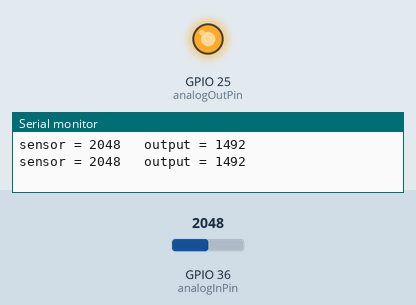
Simulated run of this sketch. Board: ESP32. On the bench: output pins drawn as LEDs (lit = HIGH), the last lines printed to the serial monitor. Inputs (shaded band) come from the test bench; at power-on: GPIO 36 (analogInPin) = 2048.

Above: at 1.8 s.
1.9 s: GPIO 36 (analogInPin) set to 0
At 3.2 s:
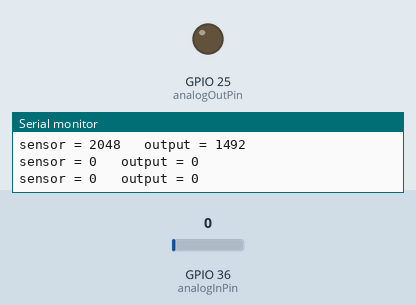
3.5 s: GPIO 36 (analogInPin) set to 491
At 4.9 s:
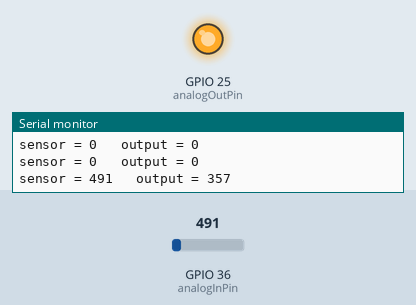
Timing chart, 0 to 6.5 s (numbered marks = the images above; inputs shaded):
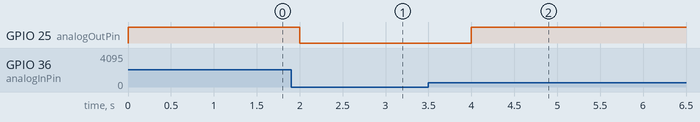

The sketch:

nodemcu32sensor.ino
```cpp
const int analogInPin = 36;   // NodeMCU-32S ADC0
const int analogOutPin = 25;  // NodeMCU-32S DAC1

int sensorValue = 0;          // value read from ADC0
int outputValue = 0;          // value output to DAC1

void setup() {
  // initialize serial communications at 9600 bps:
  Serial.begin(9600);
}

void loop() {
  // read the analog in value:
  sensorValue = analogRead(analogInPin);
  // map it to the range of the analog out:
  outputValue = map(sensorValue, 0, 350, 0, 255);
  // change the analog out value:
  dacWrite(analogOutPin, outputValue);

  // print the results to the Serial Monitor:
  Serial.print("sensor = ");
  Serial.print(sensorValue);
  Serial.print("\t output = ");
  Serial.println(outputValue);
  delay(1000);
}
```

Measured:
- after the input at 1.9 s, GPIO 25 (analogOutPin): HIGH → LOW after 0.10 s
- after the input at 3.5 s, GPIO 25 (analogOutPin): LOW → HIGH after 0.50 s
